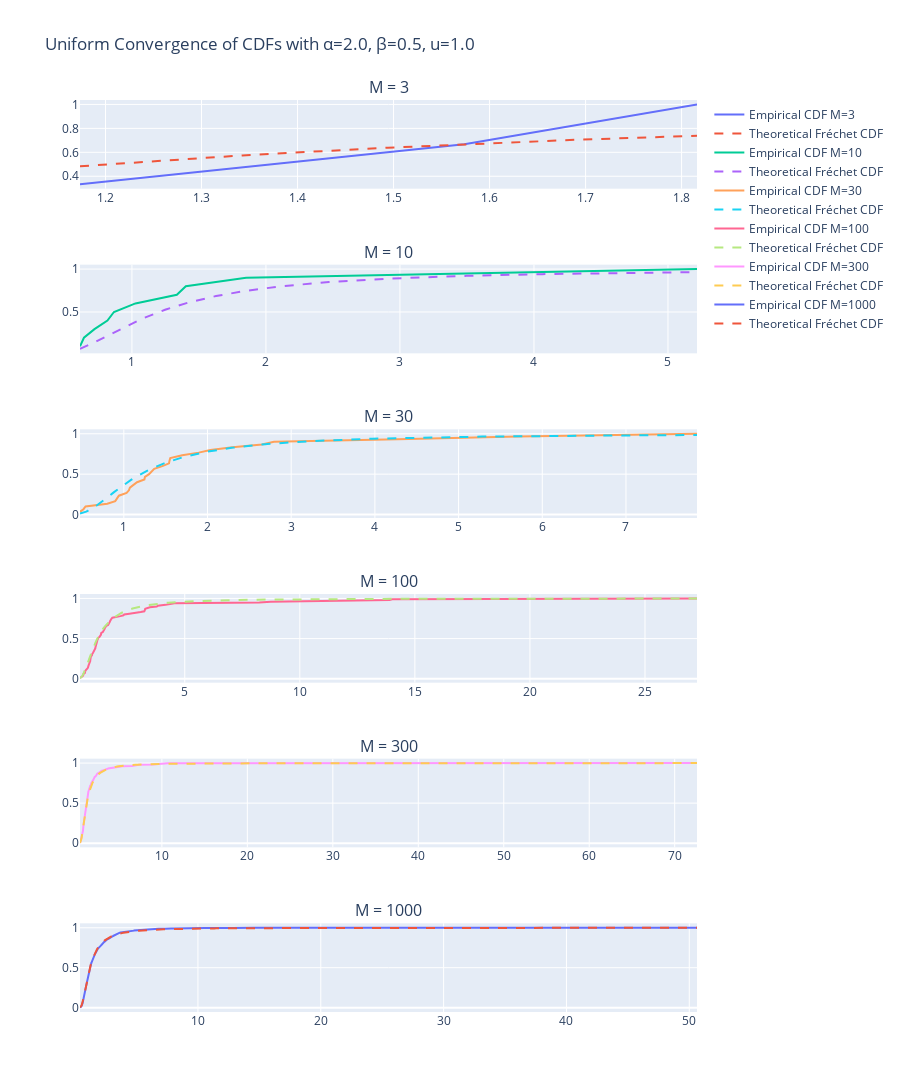

Here is the notebook cell this chart was saved with:
### Code cell
import numpy as np
import plotly.graph_objects as go
from plotly.subplots import make_subplots

# Parameters
n = 30  # Size of each block

# List of parameter sets
parameter_sets = [
    {"alpha": 2.0, "beta": 0.5, "u": 1.0},
    {"alpha": 2.5, "beta": 0.7, "u": 1.2},
    {"alpha": 3.0, "beta": 0.9, "u": 1.5}
]

def generate_blocks(M, n, alpha, beta, u):
    # Generate uniform random numbers
    uniform_samples = np.random.rand(M, n)
    # Use the inverse CDF to get Pareto samples
    pareto_samples = beta + u * ((1 - uniform_samples)**(-1/alpha))
    return pareto_samples

def compute_maxima(blocks):
    return np.max(blocks, axis=1)

def normalize_maxima(maxima, n, alpha, u, beta):
    a_n = u * n**(1/alpha)
    b_n = beta
    return (maxima - b_n) / a_n

def empirical_cdf(data):
    sorted_data = np.sort(data)
    y = np.arange(1, len(data) + 1) / len(data)
    return sorted_data, y

def frechet_cdf(x, alpha):
    return np.exp(-x**(-alpha))

def plot_convergence(M_values, alpha, beta, u):
    fig = make_subplots(rows=len(M_values), cols=1, subplot_titles=[f"M = {M}" for M in M_values])

    for i, M in enumerate(M_values):
        blocks = generate_blocks(M, n, alpha, beta, u)
        maxima = compute_maxima(blocks)
        normalized_maxima = normalize_maxima(maxima, n, alpha, u, beta)
        
        x_empirical, y_empirical = empirical_cdf(normalized_maxima)
        
        x_vals = np.linspace(min(normalized_maxima), max(normalized_maxima), 400)
        y_vals = frechet_cdf(x_vals, alpha)
        
        fig.add_trace(go.Scatter(x=x_empirical, y=y_empirical, mode='lines', name=f'Empirical CDF M={M}'), row=i+1, col=1)
        
        # Add the theoretical Frechet CDF to the subplot
        fig.add_trace(go.Scatter(x=x_vals, y=y_vals, mode='lines', name='Theoretical Fréchet CDF', line=dict(dash='dash')), row=i+1, col=1)

    # Update layout and show the figure
    fig.update_layout(title_text=f"Uniform Convergence of CDFs with α={alpha}, β={beta}, u={u}", height=200*len(M_values))
    fig.show()

# List of sample sizes to analyze
M_values = [3, 10, 30, 100, 300, 1000]

# Iterate over parameter sets and plot the convergence for each
for params in parameter_sets:
    alpha, beta, u = params["alpha"], params["beta"], params["u"]
    plot_convergence(M_values, alpha, beta, u)

### Figure 1 — Plotly figure (JSON) as saved in the notebook; plotly's stock layout.template omitted (floating-point values rounded to 4 significant figures; data arrays with more than 128 entries replaced by an {"elided": "..."} marker saying what was removed)
{"data": [{"mode": "lines", "name": "Empirical CDF M=3", "type": "scatter", "x": [1.173, 1.574, 1.816], "xaxis": "x", "y": [0.3333, 0.6667, 1], "yaxis": "y"}, {"line": {"dash": "dash"}, "mode": "lines", "name": "Theoretical Fréchet CDF", "type": "scatter", "x": {"elided": "400 float values"}, "xaxis": "x", "y": {"elided": "400 float values"}, "yaxis": "y"}, {"mode": "lines", "name": "Empirical CDF M=10", "type": "scatter", "x": [0.6127, 0.642, 0.7206, 0.8174, 0.8661, 1.027, 1.335, 1.402, 1.852, 5.217], "xaxis": "x2", "y": [0.1, 0.2, 0.3, 0.4, 0.5, 0.6, 0.7, 0.8, 0.9, 1], "yaxis": "y2"}, {"line": {"dash": "dash"}, "mode": "lines", "name": "Theoretical Fréchet CDF", "type": "scatter", "x": {"elided": "400 float values"}, "xaxis": "x2", "y": {"elided": "400 float values"}, "yaxis": "y2"}, {"mode": "lines", "name": "Empirical CDF M=30", "type": "scatter", "x": [0.4764, 0.5175, 0.5428, 0.8028, 0.8976, 0.9159, 0.9408, 1.033, 1.061, 1.073, 1.114, 1.158, 1.246, 1.252, 1.302, 1.339, 1.363, 1.46, 1.54, 1.546, 1.555, 1.698, 1.895, 2.034, 2.298, 2.651, 2.794, 4.273, 5.715, 7.849], "xaxis": "x3", "y": [0.03333, 0.06667, 0.1, 0.1333, 0.1667, 0.2, 0.2333, 0.2667, 0.3, 0.3333, 0.3667, 0.4, 0.4333, 0.4667, 0.5, 0.5333, 0.5667, 0.6, 0.6333, 0.6667, 0.7, 0.7333, 0.7667, 0.8, 0.8333, 0.8667, 0.9, 0.9333, 0.9667, 1], "yaxis": "y3"}, {"line": {"dash": "dash"}, "mode": "lines", "name": "Theoretical Fréchet CDF", "type": "scatter", "x": {"elided": "400 float values"}, "xaxis": "x3", "y": {"elided": "400 float values"}, "yaxis": "y3"}, {"mode": "lines", "name": "Empirical CDF M=100", "type": "scatter", "x": [0.4476, 0.5251, 0.5569, 0.5843, 0.5941, 0.5988, 0.6566, 0.6609, 0.6819, 0.6836, 0.7113, 0.765, 0.7714, 0.7924, 0.7954, 0.8216, 0.8242, 0.8363, 0.8579, 0.8603, 0.8716, 0.8928, 0.8932, 0.8982, 0.9057, 0.907, 0.9126, 0.922, 0.9651, 0.9687, 0.9802, 1.01, 1.029, 1.066, 1.076, 1.09, 1.099, 1.116, 1.118, 1.127, 1.13, 1.131, 1.139, 1.159, 1.169, 1.183, 1.187, 1.192, 1.212, 1.239, 1.241, 1.29, 1.32, 1.335, 1.36, 1.361, 1.372, 1.433, 1.46, 1.467, 1.474, 1.518, 1.525, 1.545, 1.564, 1.595, 1.672, 1.701, 1.709, 1.726, 1.748, 1.757, 1.793, 1.798, 1.821, 1.853, 2.091, 2.205, 2.335, 2.366, 2.594, 3.051, 3.085, 3.244, 3.272, 3.273, 3.282, 3.368, 3.485, 3.784, 3.832, 4.167, 4.401, 4.55, 8.242, 8.736, 11.69, 13.9, 14.02, 27.26], "xaxis": "x4", "y": [0.01, 0.02, 0.03, 0.04, 0.05, 0.06, 0.07, 0.08, 0.09, 0.1, 0.11, 0.12, 0.13, 0.14, 0.15, 0.16, 0.17, 0.18, 0.19, 0.2, 0.21, 0.22, 0.23, 0.24, 0.25, 0.26, 0.27, 0.28, 0.29, 0.3, 0.31, 0.32, 0.33, 0.34, 0.35, 0.36, 0.37, 0.38, 0.39, 0.4, 0.41, 0.42, 0.43, 0.44, 0.45, 0.46, 0.47, 0.48, 0.49, 0.5, 0.51, 0.52, 0.53, 0.54, 0.55, 0.56, 0.57, 0.58, 0.59, 0.6, 0.61, 0.62, 0.63, 0.64, 0.65, 0.66, 0.67, 0.68, 0.69, 0.7, 0.71, 0.72, 0.73, 0.74, 0.75, 0.76, 0.77, 0.78, 0.79, 0.8, 0.81, 0.82, 0.83, 0.84, 0.85, 0.86, 0.87, 0.88, 0.89, 0.9, 0.91, 0.92, 0.93, 0.94, 0.95, 0.96, 0.97, 0.98, 0.99, 1], "yaxis": "y4"}, {"line": {"dash": "dash"}, "mode": "lines", "name": "Theoretical Fréchet CDF", "type": "scatter", "x": {"elided": "400 float values"}, "xaxis": "x4", "y": {"elided": "400 float values"}, "yaxis": "y4"}, {"mode": "lines", "name": "Empirical CDF M=300", "type": "scatter", "x": {"elided": "300 float values"}, "xaxis": "x5", "y": {"elided": "300 float values"}, "yaxis": "y5"}, {"line": {"dash": "dash"}, "mode": "lines", "name": "Theoretical Fréchet CDF", "type": "scatter", "x": {"elided": "400 float values"}, "xaxis": "x5", "y": {"elided": "400 float values"}, "yaxis": "y5"}, {"mode": "lines", "name": "Empirical CDF M=1000", "type": "scatter", "x": {"elided": "1000 float values"}, "xaxis": "x6", "y": {"elided": "1000 float values"}, "yaxis": "y6"}, {"line": {"dash": "dash"}, "mode": "lines", "name": "Theoretical Fréchet CDF", "type": "scatter", "x": {"elided": "400 float values"}, "xaxis": "x6", "y": {"elided": "400 float values"}, "yaxis": "y6"}], "layout": {"annotations": [{"font": {"size": 16}, "showarrow": false, "text": "M = 3", "x": 0.5, "xanchor": "center", "xref": "paper", "y": 1.0, "yanchor": "bottom", "yref": "paper"}, {"font": {"size": 16}, "showarrow": false, "text": "M = 10", "x": 0.5, "xanchor": "center", "xref": "paper", "y": 0.8194, "yanchor": "bottom", "yref": "paper"}, {"font": {"size": 16}, "showarrow": false, "text": "M = 30", "x": 0.5, "xanchor": "center", "xref": "paper", "y": 0.6389, "yanchor": "bottom", "yref": "paper"}, {"font": {"size": 16}, "showarrow": false, "text": "M = 100", "x": 0.5, "xanchor": "center", "xref": "paper", "y": 0.4583, "yanchor": "bottom", "yref": "paper"}, {"font": {"size": 16}, "showarrow": false, "text": "M = 300", "x": 0.5, "xanchor": "center", "xref": "paper", "y": 0.2778, "yanchor": "bottom", "yref": "paper"}, {"font": {"size": 16}, "showarrow": false, "text": "M = 1000", "x": 0.5, "xanchor": "center", "xref": "paper", "y": 0.09722, "yanchor": "bottom", "yref": "paper"}], "height": 1200, "title": {"text": "Uniform Convergence of CDFs with α=2.0, β=0.5, u=1.0"}, "xaxis": {"anchor": "y", "domain": [0, 1]}, "xaxis2": {"anchor": "y2", "domain": [0, 1]}, "xaxis3": {"anchor": "y3", "domain": [0, 1]}, "xaxis4": {"anchor": "y4", "domain": [0, 1]}, "xaxis5": {"anchor": "y5", "domain": [0, 1]}, "xaxis6": {"anchor": "y6", "domain": [0, 1]}, "yaxis": {"anchor": "x", "domain": [0.9028, 1.0]}, "yaxis2": {"anchor": "x2", "domain": [0.7222, 0.8194]}, "yaxis3": {"anchor": "x3", "domain": [0.5417, 0.6389]}, "yaxis4": {"anchor": "x4", "domain": [0.3611, 0.4583]}, "yaxis5": {"anchor": "x5", "domain": [0.1806, 0.2778]}, "yaxis6": {"anchor": "x6", "domain": [0, 0.09722]}}}
